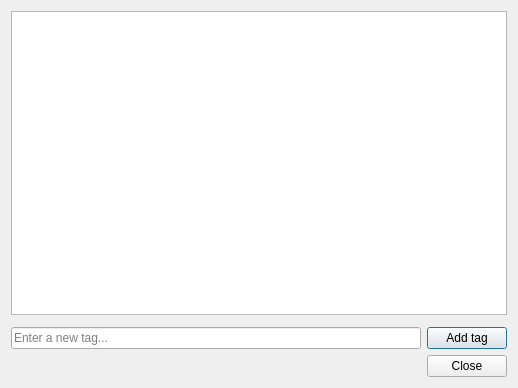
<?xml version="1.0" encoding="UTF-8"?>
<ui version="4.0">
 <class>EditTags</class>
 <widget class="QDialog" name="EditTags">
  <property name="geometry">
   <rect>
    <x>0</x>
    <y>0</y>
    <width>518</width>
    <height>388</height>
   </rect>
  </property>
  <property name="windowTitle">
   <string>Dialog</string>
  </property>
  <layout class="QVBoxLayout" name="verticalLayout">
   <item>
    <widget class="QListWidget" name="tagList"/>
   </item>
   <item>
    <widget class="QDialogButtonBox" name="toolButtons">
     <property name="standardButtons">
      <set>QDialogButtonBox::NoButton</set>
     </property>
    </widget>
   </item>
   <item>
    <layout class="QHBoxLayout" name="horizontalLayout">
     <item>
      <widget class="QLineEdit" name="tagInput">
       <property name="placeholderText">
        <string>Enter a new tag...</string>
       </property>
      </widget>
     </item>
     <item>
      <widget class="QPushButton" name="pushButton">
       <property name="text">
        <string>Add tag</string>
       </property>
      </widget>
     </item>
    </layout>
   </item>
   <item>
    <widget class="QDialogButtonBox" name="buttonBox">
     <property name="orientation">
      <enum>Qt::Horizontal</enum>
     </property>
     <property name="standardButtons">
      <set>QDialogButtonBox::Close</set>
     </property>
    </widget>
   </item>
  </layout>
 </widget>
 <resources/>
 <connections>
  <connection>
   <sender>buttonBox</sender>
   <signal>accepted()</signal>
   <receiver>EditTags</receiver>
   <slot>accept()</slot>
   <hints>
    <hint type="sourcelabel">
     <x>248</x>
     <y>254</y>
    </hint>
    <hint type="destinationlabel">
     <x>157</x>
     <y>274</y>
    </hint>
   </hints>
  </connection>
  <connection>
   <sender>buttonBox</sender>
   <signal>rejected()</signal>
   <receiver>EditTags</receiver>
   <slot>reject()</slot>
   <hints>
    <hint type="sourcelabel">
     <x>316</x>
     <y>260</y>
    </hint>
    <hint type="destinationlabel">
     <x>286</x>
     <y>274</y>
    </hint>
   </hints>
  </connection>
 </connections>
</ui>
